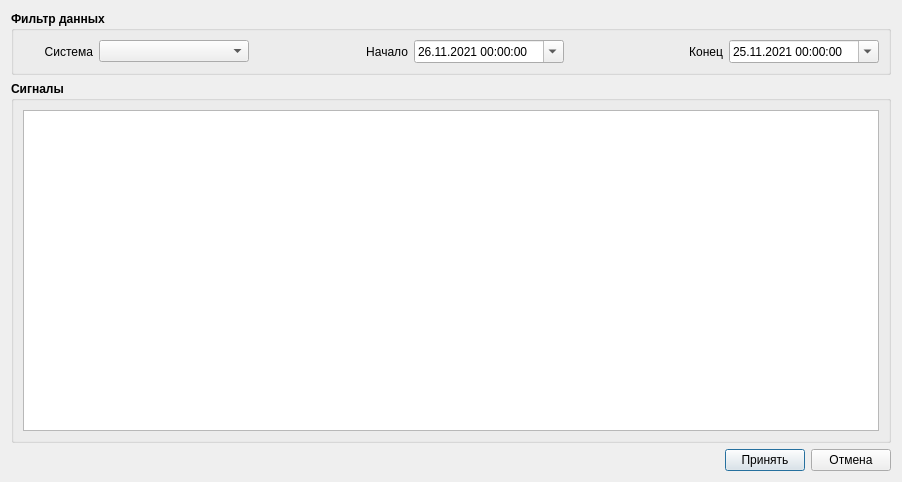
<?xml version="1.0" encoding="UTF-8"?>
<ui version="4.0">
 <class>DataFilterEditorDialog</class>
 <widget class="QDialog" name="DataFilterEditorDialog">
  <property name="geometry">
   <rect>
    <x>0</x>
    <y>0</y>
    <width>902</width>
    <height>482</height>
   </rect>
  </property>
  <property name="windowTitle">
   <string>Фильтр данных для восстановления</string>
  </property>
  <layout class="QVBoxLayout" name="verticalLayout">
   <item>
    <widget class="QGroupBox" name="groupBox_3">
     <property name="font">
      <font>
       <weight>75</weight>
       <bold>true</bold>
      </font>
     </property>
     <property name="title">
      <string>Фильтр данных</string>
     </property>
     <layout class="QHBoxLayout" name="horizontalLayout_2">
      <item>
       <widget class="QLabel" name="label_5">
        <property name="minimumSize">
         <size>
          <width>70</width>
          <height>0</height>
         </size>
        </property>
        <property name="maximumSize">
         <size>
          <width>70</width>
          <height>16777215</height>
         </size>
        </property>
        <property name="font">
         <font>
          <weight>50</weight>
          <bold>false</bold>
         </font>
        </property>
        <property name="text">
         <string>Система</string>
        </property>
        <property name="alignment">
         <set>Qt::AlignRight|Qt::AlignTrailing|Qt::AlignVCenter</set>
        </property>
       </widget>
      </item>
      <item>
       <widget class="QComboBox" name="comboBox">
        <property name="minimumSize">
         <size>
          <width>150</width>
          <height>0</height>
         </size>
        </property>
       </widget>
      </item>
      <item>
       <spacer name="horizontalSpacer_2">
        <property name="orientation">
         <enum>Qt::Horizontal</enum>
        </property>
        <property name="sizeHint" stdset="0">
         <size>
          <width>76</width>
          <height>20</height>
         </size>
        </property>
       </spacer>
      </item>
      <item>
       <widget class="QLabel" name="label">
        <property name="minimumSize">
         <size>
          <width>70</width>
          <height>0</height>
         </size>
        </property>
        <property name="maximumSize">
         <size>
          <width>70</width>
          <height>16777215</height>
         </size>
        </property>
        <property name="font">
         <font>
          <weight>50</weight>
          <bold>false</bold>
         </font>
        </property>
        <property name="text">
         <string>Начало</string>
        </property>
        <property name="alignment">
         <set>Qt::AlignRight|Qt::AlignTrailing|Qt::AlignVCenter</set>
        </property>
       </widget>
      </item>
      <item>
       <widget class="QDateTimeEdit" name="dateTimeStart">
        <property name="minimumSize">
         <size>
          <width>150</width>
          <height>0</height>
         </size>
        </property>
        <property name="font">
         <font>
          <weight>50</weight>
          <bold>false</bold>
         </font>
        </property>
        <property name="date">
         <date>
          <year>2021</year>
          <month>11</month>
          <day>26</day>
         </date>
        </property>
        <property name="maximumDateTime">
         <datetime>
          <hour>5</hour>
          <minute>59</minute>
          <second>59</second>
          <year>2099</year>
          <month>12</month>
          <day>31</day>
         </datetime>
        </property>
        <property name="maximumDate">
         <date>
          <year>2099</year>
          <month>12</month>
          <day>31</day>
         </date>
        </property>
        <property name="maximumTime">
         <time>
          <hour>5</hour>
          <minute>59</minute>
          <second>59</second>
         </time>
        </property>
        <property name="minimumTime">
         <time>
          <hour>9</hour>
          <minute>0</minute>
          <second>0</second>
         </time>
        </property>
        <property name="displayFormat">
         <string>dd.MM.yyyy hh:mm:ss</string>
        </property>
        <property name="calendarPopup">
         <bool>true</bool>
        </property>
        <property name="timeSpec">
         <enum>Qt::UTC</enum>
        </property>
       </widget>
      </item>
      <item>
       <spacer name="horizontalSpacer_3">
        <property name="orientation">
         <enum>Qt::Horizontal</enum>
        </property>
        <property name="sizeHint" stdset="0">
         <size>
          <width>76</width>
          <height>20</height>
         </size>
        </property>
       </spacer>
      </item>
      <item>
       <widget class="QLabel" name="label_2">
        <property name="minimumSize">
         <size>
          <width>70</width>
          <height>0</height>
         </size>
        </property>
        <property name="maximumSize">
         <size>
          <width>70</width>
          <height>16777215</height>
         </size>
        </property>
        <property name="font">
         <font>
          <weight>50</weight>
          <bold>false</bold>
         </font>
        </property>
        <property name="text">
         <string>Конец</string>
        </property>
        <property name="alignment">
         <set>Qt::AlignRight|Qt::AlignTrailing|Qt::AlignVCenter</set>
        </property>
       </widget>
      </item>
      <item>
       <widget class="QDateTimeEdit" name="dateTimeEnd">
        <property name="minimumSize">
         <size>
          <width>150</width>
          <height>0</height>
         </size>
        </property>
        <property name="font">
         <font>
          <weight>50</weight>
          <bold>false</bold>
         </font>
        </property>
        <property name="date">
         <date>
          <year>2021</year>
          <month>11</month>
          <day>25</day>
         </date>
        </property>
        <property name="maximumDateTime">
         <datetime>
          <hour>2</hour>
          <minute>59</minute>
          <second>59</second>
          <year>2099</year>
          <month>12</month>
          <day>31</day>
         </datetime>
        </property>
        <property name="maximumDate">
         <date>
          <year>2099</year>
          <month>12</month>
          <day>31</day>
         </date>
        </property>
        <property name="maximumTime">
         <time>
          <hour>2</hour>
          <minute>59</minute>
          <second>59</second>
         </time>
        </property>
        <property name="minimumTime">
         <time>
          <hour>6</hour>
          <minute>0</minute>
          <second>0</second>
         </time>
        </property>
        <property name="displayFormat">
         <string>dd.MM.yyyy hh:mm:ss</string>
        </property>
        <property name="calendarPopup">
         <bool>true</bool>
        </property>
        <property name="timeSpec">
         <enum>Qt::UTC</enum>
        </property>
       </widget>
      </item>
     </layout>
    </widget>
   </item>
   <item>
    <widget class="QGroupBox" name="groupBox_2">
     <property name="font">
      <font>
       <weight>75</weight>
       <bold>true</bold>
      </font>
     </property>
     <property name="title">
      <string>Сигналы</string>
     </property>
     <layout class="QVBoxLayout" name="verticalLayout_2">
      <item>
       <widget class="QTreeView" name="treeViewSignals">
        <property name="font">
         <font>
          <weight>50</weight>
          <bold>false</bold>
         </font>
        </property>
        <property name="sizeAdjustPolicy">
         <enum>QAbstractScrollArea::AdjustToContents</enum>
        </property>
        <property name="editTriggers">
         <set>QAbstractItemView::NoEditTriggers</set>
        </property>
        <property name="selectionBehavior">
         <enum>QAbstractItemView::SelectRows</enum>
        </property>
        <property name="expandsOnDoubleClick">
         <bool>false</bool>
        </property>
       </widget>
      </item>
     </layout>
    </widget>
   </item>
   <item>
    <layout class="QHBoxLayout" name="horizontalLayout">
     <item>
      <spacer name="horizontalSpacer">
       <property name="orientation">
        <enum>Qt::Horizontal</enum>
       </property>
       <property name="sizeHint" stdset="0">
        <size>
         <width>40</width>
         <height>20</height>
        </size>
       </property>
      </spacer>
     </item>
     <item>
      <widget class="QPushButton" name="bnApply">
       <property name="text">
        <string>Принять</string>
       </property>
      </widget>
     </item>
     <item>
      <widget class="QPushButton" name="bnCancel">
       <property name="text">
        <string>Отмена</string>
       </property>
      </widget>
     </item>
    </layout>
   </item>
  </layout>
 </widget>
 <resources/>
 <connections/>
</ui>
